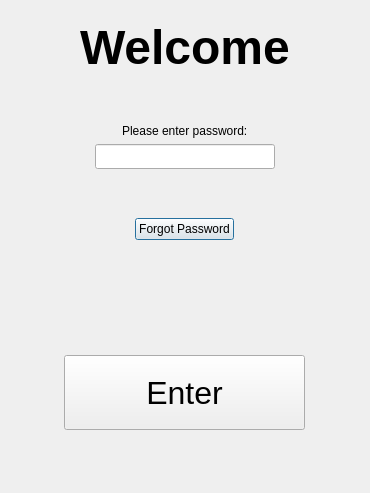
<?xml version="1.0" encoding="UTF-8"?>
<ui version="4.0">
 <class>Dialog</class>
 <widget class="QDialog" name="Dialog">
  <property name="geometry">
   <rect>
    <x>0</x>
    <y>0</y>
    <width>370</width>
    <height>493</height>
   </rect>
  </property>
  <property name="windowTitle">
   <string>Dialog</string>
  </property>
  <property name="styleSheet">
   <string notr="true">QFrame{border:none;}</string>
  </property>
  <layout class="QVBoxLayout" name="verticalLayout_3">
   <item>
    <widget class="QFrame" name="frame">
     <property name="frameShape">
      <enum>QFrame::StyledPanel</enum>
     </property>
     <property name="frameShadow">
      <enum>QFrame::Raised</enum>
     </property>
     <layout class="QVBoxLayout" name="verticalLayout_2">
      <item>
       <layout class="QVBoxLayout" name="verticalLayout">
        <item alignment="Qt::AlignHCenter">
         <widget class="QLabel" name="label">
          <property name="font">
           <font>
            <pointsize>36</pointsize>
            <weight>75</weight>
            <bold>true</bold>
           </font>
          </property>
          <property name="text">
           <string>Welcome</string>
          </property>
         </widget>
        </item>
        <item>
         <spacer name="verticalSpacer">
          <property name="orientation">
           <enum>Qt::Vertical</enum>
          </property>
          <property name="sizeHint" stdset="0">
           <size>
            <width>20</width>
            <height>40</height>
           </size>
          </property>
         </spacer>
        </item>
        <item alignment="Qt::AlignHCenter">
         <widget class="QLabel" name="label_4">
          <property name="text">
           <string>Please enter password:</string>
          </property>
         </widget>
        </item>
        <item alignment="Qt::AlignHCenter">
         <widget class="QLineEdit" name="lineEdit">
          <property name="minimumSize">
           <size>
            <width>180</width>
            <height>25</height>
           </size>
          </property>
         </widget>
        </item>
        <item>
         <spacer name="verticalSpacer_2">
          <property name="orientation">
           <enum>Qt::Vertical</enum>
          </property>
          <property name="sizeHint" stdset="0">
           <size>
            <width>20</width>
            <height>40</height>
           </size>
          </property>
         </spacer>
        </item>
        <item alignment="Qt::AlignHCenter">
         <widget class="QPushButton" name="pushButton">
          <property name="text">
           <string>Forgot Password</string>
          </property>
         </widget>
        </item>
        <item>
         <spacer name="verticalSpacer_4">
          <property name="orientation">
           <enum>Qt::Vertical</enum>
          </property>
          <property name="sizeHint" stdset="0">
           <size>
            <width>20</width>
            <height>40</height>
           </size>
          </property>
         </spacer>
        </item>
        <item alignment="Qt::AlignHCenter">
         <widget class="QLabel" name="label_3">
          <property name="minimumSize">
           <size>
            <width>165</width>
            <height>60</height>
           </size>
          </property>
          <property name="text">
           <string/>
          </property>
          <property name="alignment">
           <set>Qt::AlignCenter</set>
          </property>
          <property name="wordWrap">
           <bool>true</bool>
          </property>
         </widget>
        </item>
        <item alignment="Qt::AlignHCenter">
         <widget class="QPushButton" name="login">
          <property name="minimumSize">
           <size>
            <width>241</width>
            <height>75</height>
           </size>
          </property>
          <property name="font">
           <font>
            <pointsize>24</pointsize>
           </font>
          </property>
          <property name="autoFillBackground">
           <bool>false</bool>
          </property>
          <property name="text">
           <string>Enter</string>
          </property>
         </widget>
        </item>
        <item>
         <spacer name="verticalSpacer_3">
          <property name="orientation">
           <enum>Qt::Vertical</enum>
          </property>
          <property name="sizeHint" stdset="0">
           <size>
            <width>20</width>
            <height>40</height>
           </size>
          </property>
         </spacer>
        </item>
       </layout>
      </item>
     </layout>
    </widget>
   </item>
  </layout>
 </widget>
 <resources/>
 <connections/>
</ui>
